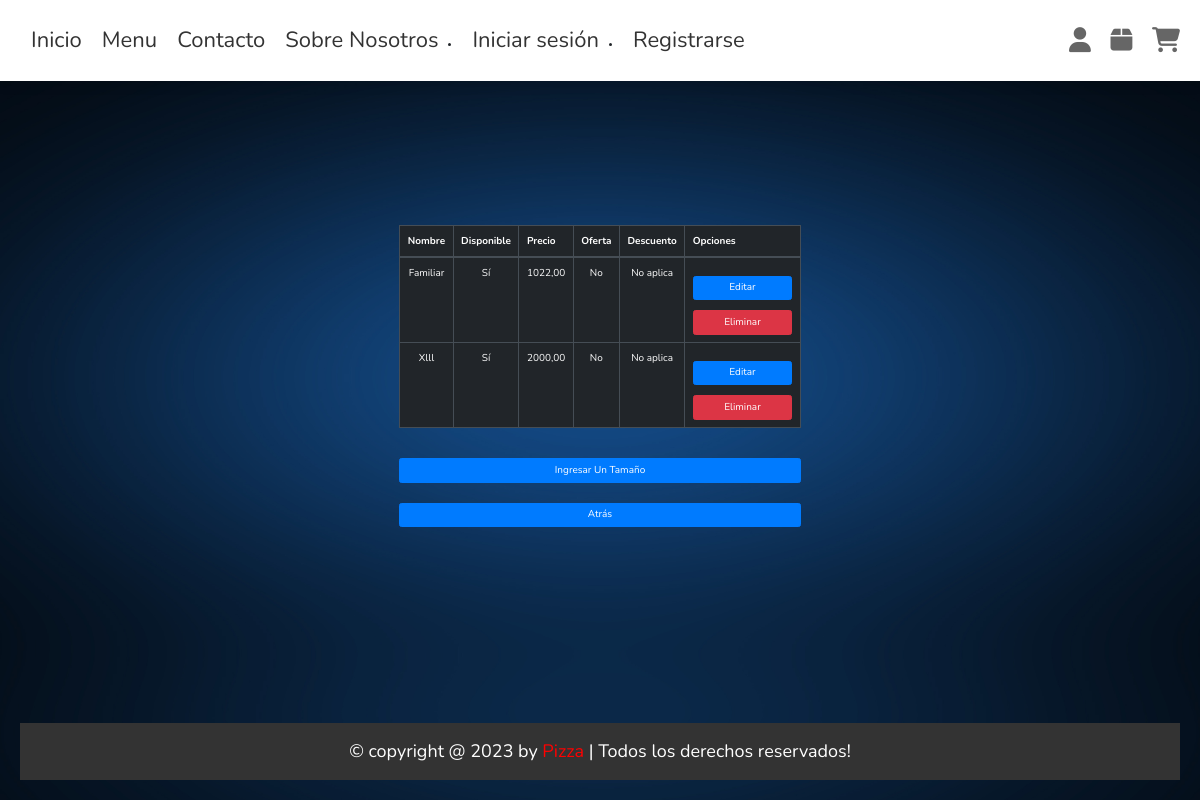
The page /sitio1/tamanos on the database its author committed.
### sitio1/models.py (models this page shows, shortened)
class Tamanos(models.Model):                                                                                            #REALIZADO
    nombre = models.CharField(max_length=50, unique=True)
    disponible = models.BooleanField(default=True)
    precio = models.DecimalField(max_digits=6, decimal_places=2, validators=[MinValueValidator(0)])
    oferta = models.BooleanField(default=False)
    descuento = models.DecimalField(max_digits=2, decimal_places=0, default=0, validators=[MinValueValidator(0)])
    imagen = models.ImageField(upload_to="tamanos", null=True, blank=True)

### sitio1/views.py (the view)
# urls.py: path('tamanos', views.lista_tiposTamanos, name="tamanos"),
def lista_tiposTamanos(request):
    listaTamanos = Tamanos.objects.all()
    return render(request, 'sitio1/DataModelApp/tipos_tamano/ver_tamanos.html',{"datos":listaTamanos})

### sitio1/templates/sitio1/DataModelApp/tipos_tamano/ver_tamanos.html (shortened to what this page needs)
{% extends 'sitio1/base.html' %}
{% load static %}
{% block content %}
    {% if datos %}
        <table class="table table-bordered table-dark">
            <thead>
                <tr>
                    <th>Nombre</th>
                    <th>Disponible</th>
                    <th>Precio</th>
                    <th>Oferta</th>
                    <th>Descuento</th>
                    <th>Opciones</th>
                </tr>
            </thead>
                <tbody>
                    {% for u in datos %}
                        <tr>
                            <td>{{ u.nombre }}</td>
                            <td>{% if u.disponible %}Sí{% else %}No{% endif %}</td>
                            <td>{{ u.precio }}</td>
                            <td>{% if u.oferta %}Sí{% else %}No{% endif %}</td>
                            {% if u.oferta %}
                                <td>{{ u.descuento }}%</td>
                            {% else %}
                                <td>No aplica</td>
                            {% endif %}
                            <td>
                                <a href="{% url 'editar_tamanos' u.id %}" class="btn btn-primary">Editar</a>
                                <form action="{% url 'eliminar_tamanos' u.id %}" method="post" class="d-inline">
                                    <button type="submit" class="btn btn-danger" onclick="return confirm('¿Estás seguro que deseas eliminar este Dato?')">Eliminar</button>
                                </form>
                            </td>
                        </tr>
                    {% endfor %}
                </tbody>
        </table>
    {% endif %}
        <a href="{% url 'ingresar_tamanos' %}" class="btn btn-primary btn-add">Ingresar un Tamaño</a>
        <a href="{% url 'vista_administrador' %}" class="btn btn-primary btn-back">Atrás</a>
{% endblock %}

### sitio1/static/sitio1/css/style.css (style rules this page uses)
:root { --red:#e74c3c; --black:#333; --white:#fff; --light-bg:#f5f5f5; --light-color:#666; --border:.1rem solid var(--light-color); --box-shadow:0 .5rem 1rem rgba(0,0,0,.1); }
* { font-family: 'Nunito', sans-serif; margin:0; padding:0; box-sizing: border-box; outline: none; border:none; text-decoration: none; transition: .2s linear; }
html { font-size: 62.5%; overflow-x: hidden; scroll-behavior: smooth; scroll-padding-top: 7.5rem; }
body { background: var(--light-bg); overflow-x: hidden; }
.btn { display: block; width: 100%; margin-top: 1rem; border-radius: .5rem; padding:1rem 3rem; font-size: 2rem; color:var(--white); background-color: var(--red); cursor: pointer; text-transform: capitalize; text-align: center; }

### sitio1/templates/sitio1/base.html (style rules this page uses)
body { margin-bottom: 80px; margin:0 }

### rows shown on the page
Tamanos: nombre "Familiar", disponible "Sí", precio "1022,00", oferta "No"
Tamanos: nombre "Xlll", disponible "Sí", precio "2000,00", oferta "No"
